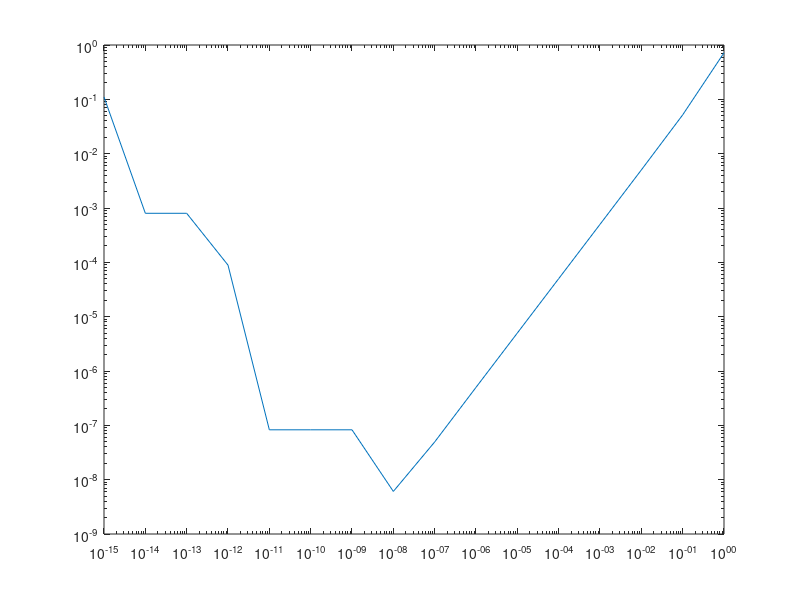
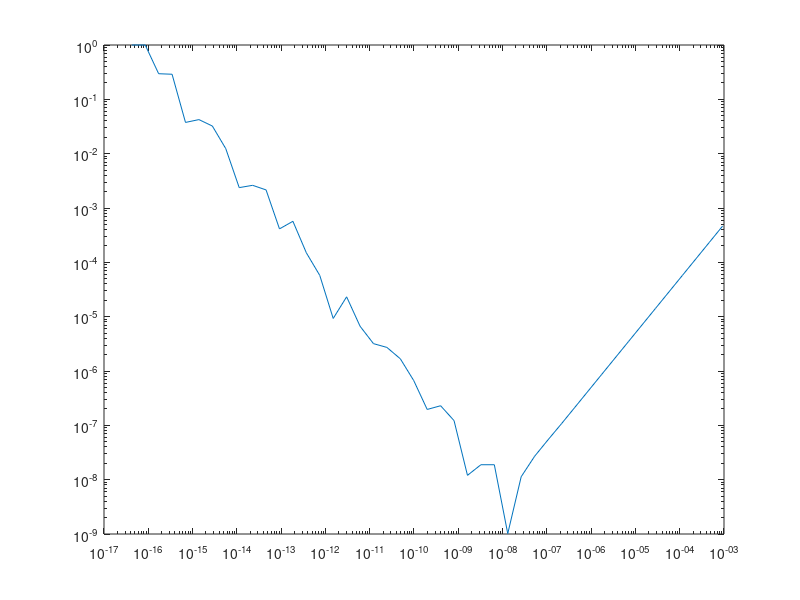
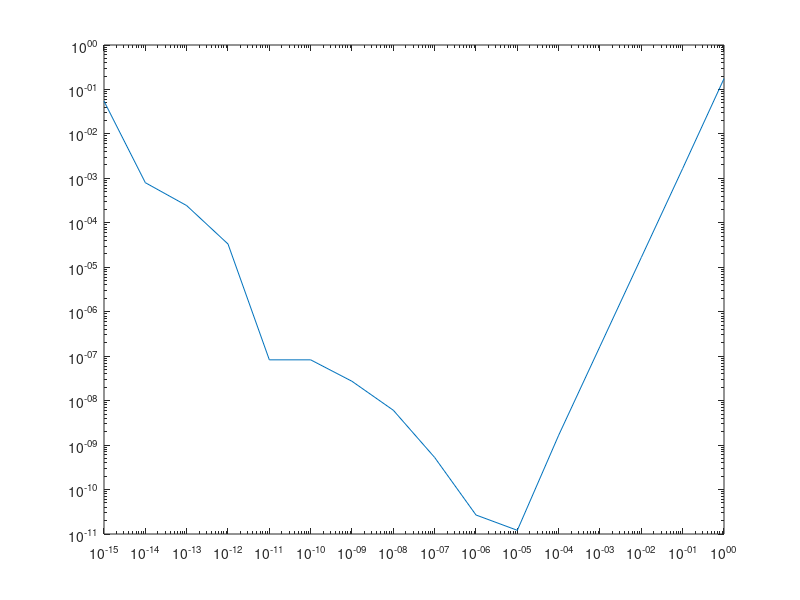
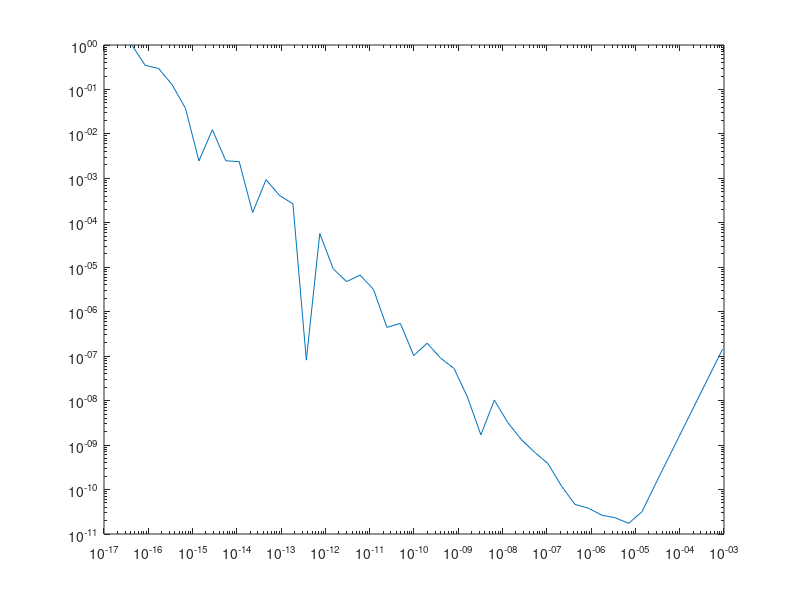

The MATLAB source for these figures, in order:
% Problema 2
% 
% Sa se aproximeze derivata lui f(x) = exp(x) in x = 0 cu formula
% f'(x) = (exp(h)-1)/h pentru valori ale lui h de forma h = 10.^(-15:0) 
% si h = 2:01^-k, k = 10:54; reprezentati grafic eroarea, explicati 
% fenomenul si propuneti un remediu.

fde=@(h) abs((exp(h)-1)./h-1);
2*sqrt(eps) % minimul pentru functia initiala

figure(1)
h1=10.^(-15:0);
fd1=fde(h1);
loglog(h1,fd1)

figure(2)
k = 10 : 54;
h2 = 2.01.^(-k);
fd2=fde(h2);
loglog(h2,fd2)

% Remediere:
% Ca si "remediu" se foloseste forma simetrica (f(x+h)-f(x-h))/(2*h)

remediu = @(h) abs((exp(h)-exp(-h))./(2*h)-1);
(6*eps)^(1/3) % minimul pentru functia simetrica

figure(3)
h11=10.^(-15:0);
fd11=remediu(h11);
loglog(h11,fd11)

figure(4)
k = 10 : 54;
h22 = 2.01.^(-k);
fd22=remediu(h22);
loglog(h22,fd22)